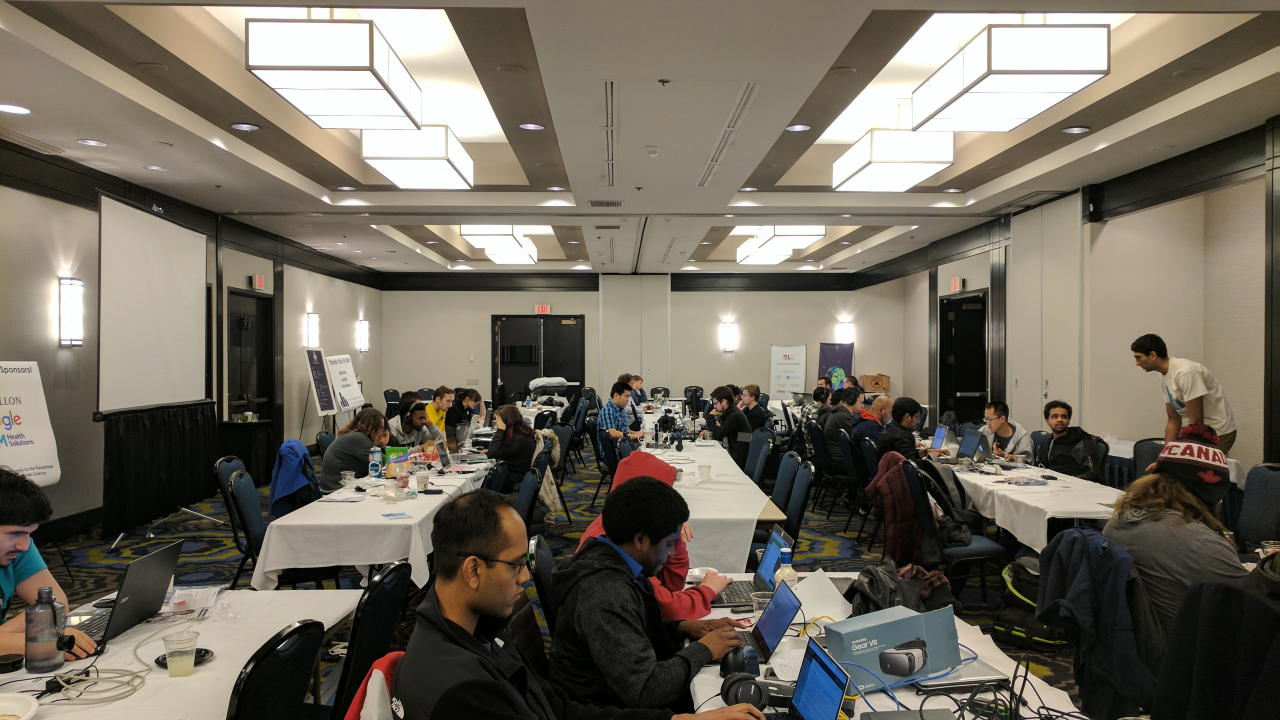
#> input picture room.jpg, 3840 x 2160 px (shown at 1/3 size)
$ python 'VR Penn State.py'
#> lines starting #> are read from the running program, lines starting #| are printed output that depends on the picture; after the words box and inside, x2 and y2 are one past the last pixel; in counts of white or black regions, pixels touching at a corner belong together
import numpy as np
import cv2
import math

img = cv2.imread('room.jpg')
#> img is the input picture: shape (2160, 3840, 3); mean B, G, R 95.7, 107.7, 114.5
imgr = cv2.resize(img,(960,540))
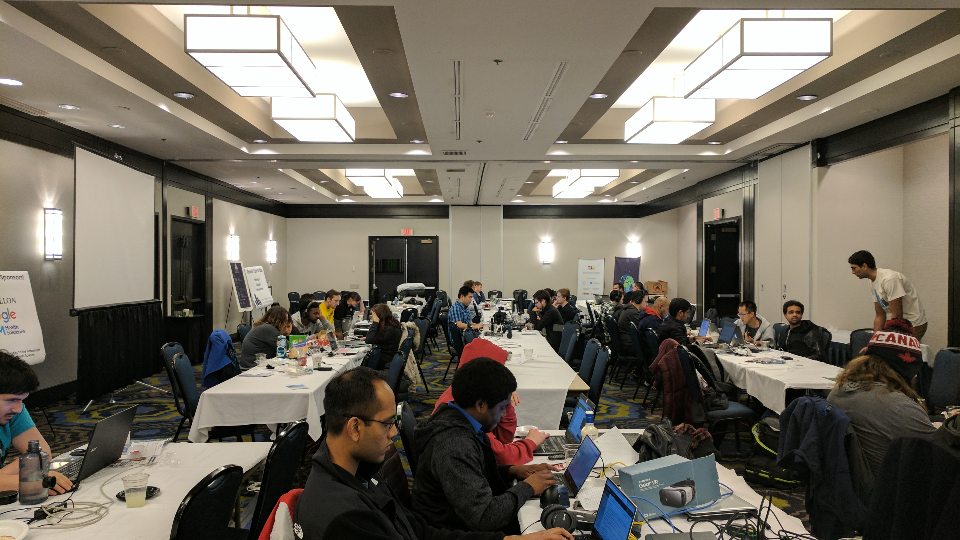
#> imgr: shape (540, 960, 3); mean B, G, R 95.8, 107.8, 114.6
##imgr = cv2.resize(img,(432,648))

gray = cv2.cvtColor(imgr,cv2.COLOR_BGR2GRAY)
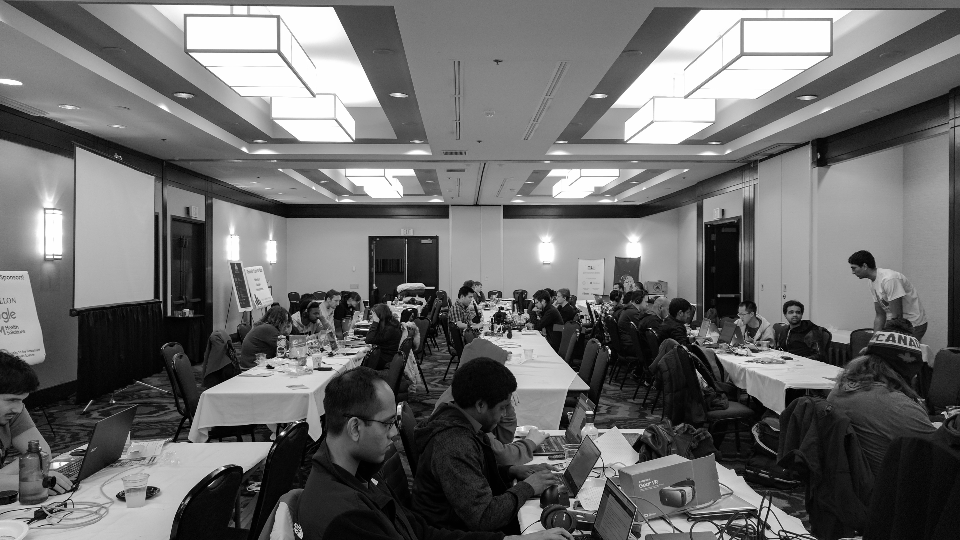
#> gray: shape (540, 960); min 0, max 255, mean 108.5
edges = cv2.Canny(gray,100,200,apertureSize = 3)
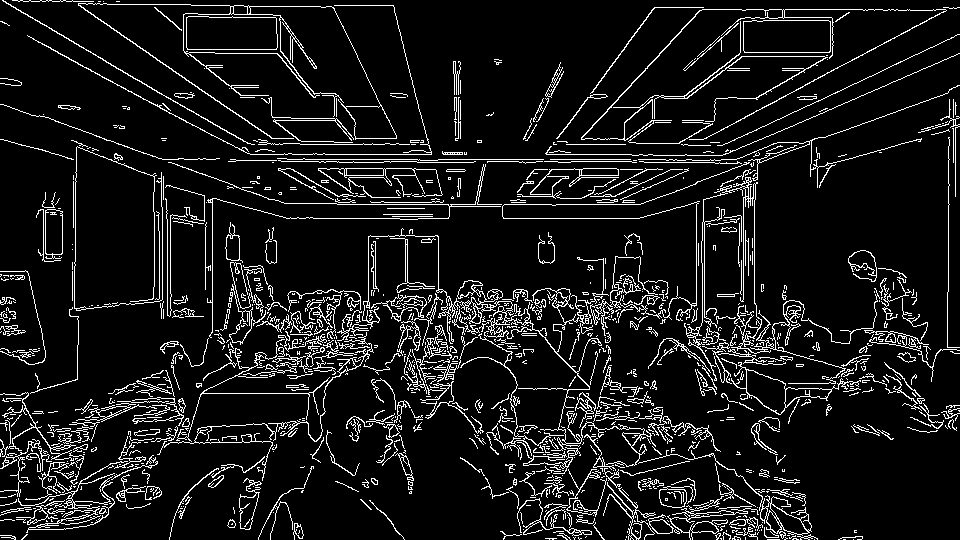
#> edges: shape (540, 960); 9.4% white in thin lines or dots

minLineLength = 0
maxLineGap = 0
##Vertical lines
lines1 = cv2.HoughLinesP(edges,100,np.pi,150,minLineLength,maxLineGap)
for a in range(0, len(lines1)):
    for x1,y1,x2,y2 in lines1[a]:
        cv2.line(imgr,(x1,y1),(x2,y2),(0,255,0),2)
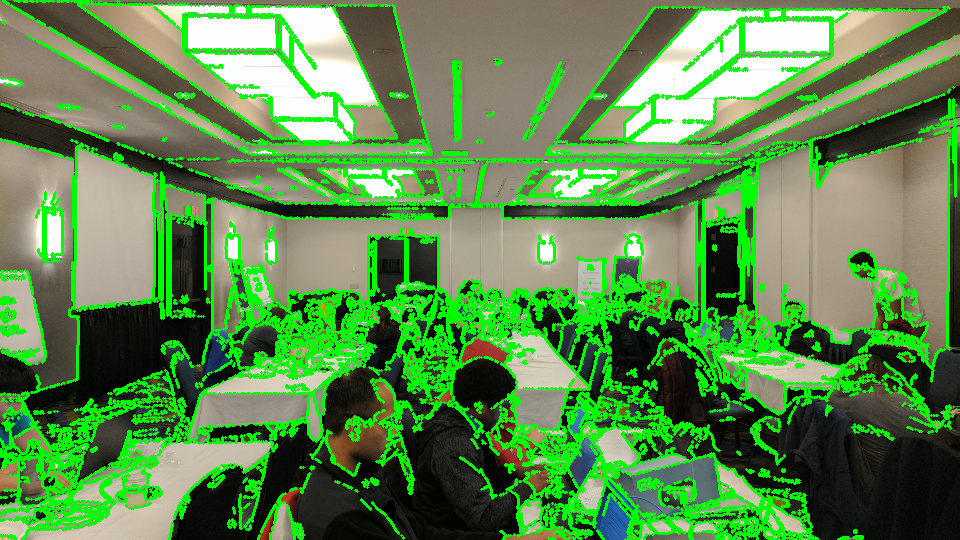
#> imgr: shape (540, 960, 3); mean B, G, R 76.4, 139.4, 91.3

##Vertical and Horizontal
lines2 = cv2.HoughLinesP(edges,100,np.pi/2,150,minLineLength,maxLineGap)
for b in range(0, len(lines2)):
    for x3,y3,x4,y4 in lines2[b]:
        cv2.line(imgr,(x3,y3),(x4,y4),(0,255,0),2)
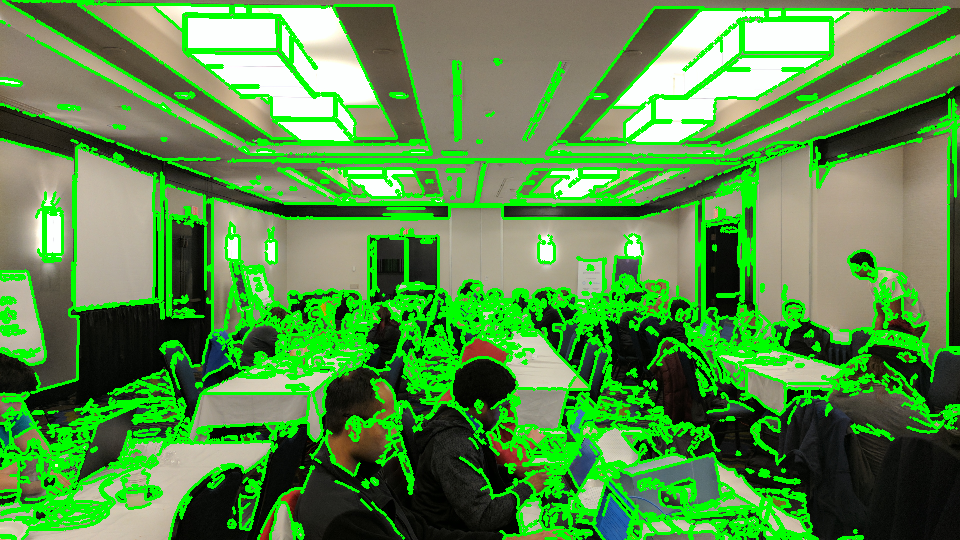
#> imgr: shape (540, 960, 3); 3.05% of pixels changed, all inside (x1, y1, x2, y2) = (0, 0, 960, 540)

##Oblique
lines3 = cv2.HoughLinesP(edges,100,np.pi/180,150,100,5)
#> lines3 = 528 rows, first 6: [296, 334, 306, 334], [409, 283, 414, 283], [277, 393, 295, 393], [427, 338, 433, 339], [470, 325, 475, 325], [140, 300, 147, 300]
for x in range(0, len(lines3)):
    for x5,y5,x6,y6 in lines3[x]:
        cv2.line(imgr,(x5,y5),(x6,y6),(0,255,0),2)
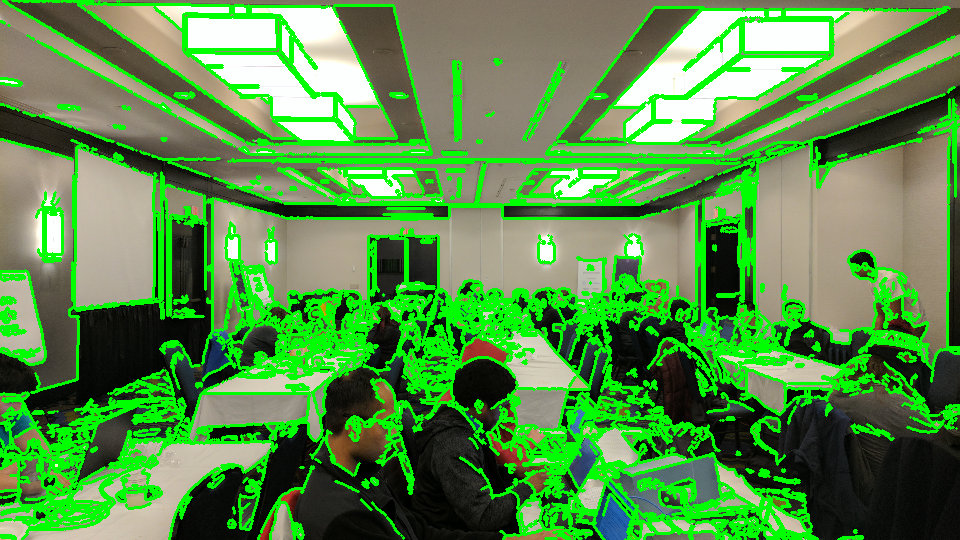
#> imgr: shape (540, 960, 3); 0.17% of pixels changed, all inside (x1, y1, x2, y2) = (3, 0, 959, 535)

z=0
midx = 960/2
midy = 540/2

ans = []
for y in range(0, edges.shape[0]):
    for x in range(0, edges.shape[1]):
        z = ((midx-x)**(2.0)+(midy-y)**(2.0))**(1/2.0)
        if edges[y, x] != 0:
            ans = ans + [[x, y, z]]
#> after the loop, ans = 48831 items

np.savetxt('VR_Test_Data', ans, fmt = '%4.0f')

cv2.imshow('HoughLines',imgr)
cv2.waitKey(0)
cv2.destroyAllWindows()
